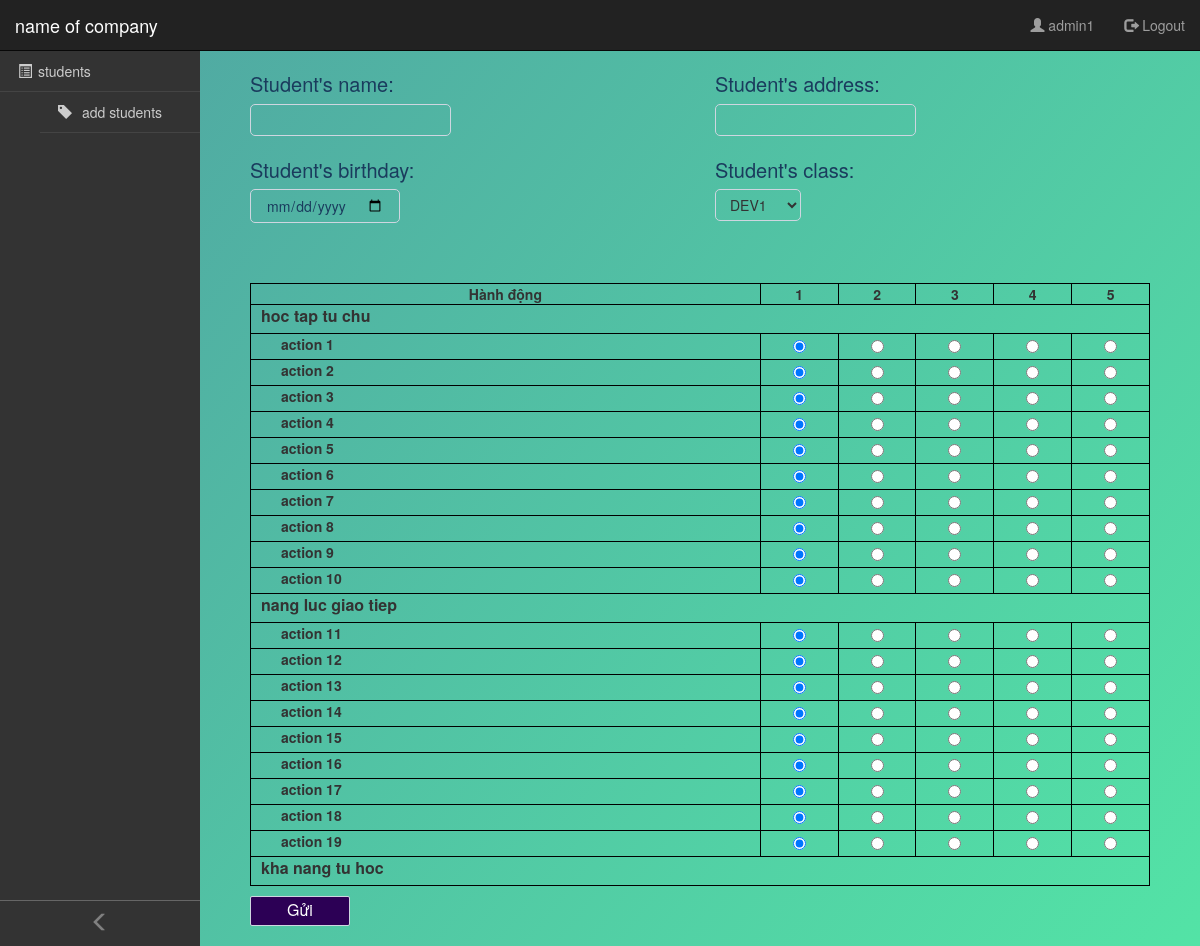
The page / (signed in) on the database its author committed.
### tables this page shows
CREATE TABLE `capacity`  (
  `capacity_id` int(11) UNSIGNED NOT NULL AUTO_INCREMENT,
  `capacity_value` varchar(255) NULL DEFAULT NULL,
  PRIMARY KEY USING BTREE (`capacity_id`)
);

CREATE TABLE `action`  (
  `action_id` int(11) NOT NULL,
  `capacity_id` int(11) NOT NULL,
  `action_value` varchar(255) NOT NULL DEFAULT '',
  PRIMARY KEY USING BTREE (`action_id`, `capacity_id`),
  INDEX `capacity_id` USING BTREE(`capacity_id`),
  INDEX `action_id` USING BTREE(`action_id`)
);

### controllers/students_controller.php (called while the page is built, shortened)
<?php
require_once('model/action.php');
require_once('model/capacity.php');
class StudentsController extends BaseController
{
    public function add()
    {
        $actionLogic = new ActionLogic();
        $studentLogic = new StudentLogic();
        $capacityLogic = new CapacityLogic();
        $classLogic = new ClassLogic();
        $actions = $actionLogic->getAllAction();
        $capacities = $capacityLogic->getAlCapacity();
        $studentLast = $studentLogic->getLastStudent();
        $classes = $classLogic->getAllClass();
        $data = array(
            "action" => $actions,
            "capacities" => $capacities,
            "student" => $studentLast,
            "classes" => $classes
        );
        $this->render('add', $data);
    }
}

### routes.php (called while the page is built, shortened)
<?php
$controllers = array( 'account' => ['login', 'logout']);
if(isset($_SESSION["username"])) {
    $account = unserialize(serialize($_SESSION["account"]));
    $role = json_decode($account->role, true);
    $controllers = $role;
    $controllers['account'] = ['login', 'logout'];
    if(isset($controllers['classes'])) {
        $controllers['students'][] = 'detail';
        $controllers['classes'][]= 'detail';
    } else {
        $controllers['students'][] = 'addConfirm';
    }
} else {
    $controllers = array( 'account' => ['login', 'logout']);
}
if (!array_key_exists($controller, $controllers) || !in_array($action, $controllers[$controller])) {
    $action = array_values($controllers)[0][0];
}
$controller = new $klass;
$controller->$action();

### index.php (called while the page is built, shortened)
<?php
require_once('routes.php');

### entities/class.php (called while the page is built, shortened)
<?php
    class ClassStudent {
    public function __construct($_class_id, $_class_name)
    {
        $this->class_id = $_class_id;
        $this->class_name = $_class_name;
    }
}

### model/base_model.php (called while the page is built, shortened)
<?php
    class BaseModel {
        private $instance = NULl;
        public function openConnection() {
            if (!isset($this->instance)) {
                try {
                  $this->instance = new PDO('mysql:host=localhost;dbname=inout', "root", "0000");
                  $this->instance->exec("SET NAMES 'utf8'");
                } catch (PDOException $ex) {
                  die($ex->getMessage());
                }
              }
              return $this->instance;
        }
    }

### model/class.php (called while the page is built, shortened)
<?php
    include_once('entities/class.php');
    include_once('model/base_model.php');
    class MClass extends BaseModel {
        public function all()
        {
            $list = array();
            $req = parent::openConnection()->query('SELECT * FROM class');
            while($item = $req->fetch()){
                $list[] = new ClassStudent($item['class_id'], $item['class_name']);
            }
            return $list;
        }
    }
?>

### logic/class_logic.php (called while the page is built, shortened)
<?php
require_once('model/class.php');
require_once('entities/class.php');
class ClassLogic
{
    public function getAllClass()
    {
        $listClasses = [];
        try {
            $mClass = new MClass();
            $listClasses = $mClass->all();
        } catch (PDOException $e) {
            throw $e;
        }
        return $listClasses;
    }
}

### entities/capacity.php (called while the page is built, shortened)
<?php
    class Capacity {
    public function __construct($_capacity_id, $_capacity_value)
    {
        $this->capacity_id = $_capacity_id;
        $this->capacity_value = $_capacity_value;
    }
}

### model/capacity.php (called while the page is built, shortened)
<?php
    include_once('entities/capacity.php');
    include_once('model/base_model.php');
    class MCapacity extends BaseModel {
        public function all()
        {
            $list = array();
            $req = parent::openConnection()->query('SELECT * FROM capacity');
            while($item = $req->fetch()){
                $list[] = new Capacity($item['capacity_id'], $item['capacity_value']);
            }
            return $list;
        }
    }
?>

### logic/capacity_logic.php (called while the page is built, shortened)
<?php
    require_once('model/capacity.php');
    class CapacityLogic {
        public function getAlCapacity() {
            $listCapacity = [];
            try {
                $mCapacity = new MCapacity();
                $listCapacity = $mCapacity->all();
            } catch(PDOException $ex) {
                throw $ex;
            }
            return $listCapacity;
        }
    }
?>

### entities/action.php (called while the page is built, shortened)
<?php
    class Action {
        public function __construct($_action_id, $_capacity_id, $_action_value)
        {
            $this->action_id = $_action_id;
            $this->capacity_id = $_capacity_id;
            $this->action_value = $_action_value;
        }
    }
?>

### model/action.php (called while the page is built, shortened)
<?php
    include_once('entities/action.php');
    include_once('model/base_model.php');
    class MAction extends BaseModel {
        public function all()
        {
            $list = array();
            $req = parent::openConnection()->query('SELECT * FROM action');
            while($item = $req->fetch()){
                $list[] = new Action($item['action_id'], $item['capacity_id'], $item['action_value']);
            }
            return $list;
        }
    }
?>

### logic/action_logic.php (called while the page is built, shortened)
<?php
    require_once('model/action.php');
    class ActionLogic {
        public function getAllAction() {
            $listAction = [];
            try {
                $mAction = new MAction();
                $listAction = $mAction->all();
            } catch(PDOException $ex) {
                throw $ex;
            }
            return $listAction;
        }
    }
?>

### views/students/add.php (the view)
<form action="./?controller=students&action=addConfirm" method="POST">
    <div class="row">
        <div class="col-sm-6">
            <label class="person-label" for="fname">Student's name:</label>
            <input class="person-input" type="text" id="fname" name="student_name" required autofocus><br><br>
            <label class="person-label" for="fname">Student's birthday:</label>
            <input class="person-input" type="date" id="fname" name="student_birthday" required><br><br>
            <input class="person-input disabled" type="hidden" id="fname" name="student_id" readonly value="<?= $data['student']->student_id + 1 ?>"><br><br>
        </div>
        <div class="col-sm-6">
            <label class="person-label" for="lname">Student's address:</label>
            <input class="person-input" type="text" id="lname" name="student_address" required><br><br>
            <label class="person-label" for="lname">Student's class:</label>
            <select name="student_class" onchange="changeGroup(value)">
                <?php
                foreach ($data['classes'] as $class) {
                    echo "<option value='$class->class_id'>" . $class->class_name . "</option>";
                }
                ?>
            </select>
        </div>
    </div>
    <table>
        <thead>
            <tr>
                <th class="th-class">Hành động</th>
                <th class="th-class">1</th>
                <th class="th-class">2</th>
                <th class="th-class">3</th>
                <th class="th-class">4</th>
                <th class="th-class">5</th>
            </tr>
        </thead>
        <tbody>
            <?php
            foreach ($data['capacities'] as $capacity) {
                echo '<tr>';
                echo '<td class="capacity" colspan="6"><label>' . $capacity->capacity_value . '</label></td>';
                echo '</tr>';
                foreach ($data['action'] as $action) {
                    if ($action->capacity_id == $capacity->capacity_id) {
                        echo '<tr>';
                        echo '<td><label class="action-value">' . $action->action_value . '</label></td>';
                        echo '<td class="radio-btn"><input type="radio" name="' . $action->action_id . '" value="1" checked required></td>
                            <td class="radio-btn"><input type="radio" name="' . $action->action_id . '" value="2" ></td>
                            <td class="radio-btn"><input type="radio" name="' . $action->action_id . '" value="3"></td>
                            <td class="radio-btn"><input type="radio" name="' . $action->action_id . '" value="4"></td>
                            <td class="radio-btn"><input type="radio" name="' . $action->action_id . '" value="5"></td>';
                        echo '</tr>';
                    }
                }
            }
            ?>
        </tbody>
    </table>
    <input class="btn-submit" name="submit-add" type="submit" value="Gửi" />
</form>

### assets/css/style.css (style rules this page uses)
body { margin: 0 auto; background: -webkit-linear-gradient(top left, #50a3a2 0%, #53e3a6 100%); }
table { width: 100%; border-collapse: collapse; }
table tr, table th, table td { border: 1px solid #000; }
table .capacity { font-weight: 600; font-size: 16px; }
.capacity label { margin-left: 10px; }
table td.radio-btn { text-align: center; vertical-align: middle; }
.btn-submit { width: 100px; height: 30px; background: #2c0055; border-radius: 2px; z-index: 3; color: #fff; font-size: 16px; margin-top: 10px; border: 1px solid #ced6e0; transition: all 1s ease-in-out; }
.person-label { font-size: 20px; margin-bottom: 5px; font-weight: 500; color: #1a3b5d; width: 100%; display: block; user-select: none; }
.person-input { border-radius: 5px; border: 1px solid #ced6e0; transition: all 0.3s ease-in-out; font-size: 14px; padding: 5px 15px; background: none; color: #1a3b5d; box-shadow: none; }
.th-class { text-align: center; }
select { height: 32px; margin-bottom: 20px !important; border-radius: 5px; border: 1px solid #ced6e0; transition: all 0.3s ease-in-out; padding-left: 10px; background: initial; }
.action-value { margin-left: 30px; }

### rows shown on the page
capacity: capacity_value "hoc tap tu chu"
action: action_value "action 1"
action: action_value "action 2"
action: action_value "action 3"
action: action_value "action 4"
action: action_value "action 5"
action: action_value "action 6"
action: action_value "action 7"
action: action_value "action 8"
action: action_value "action 9"
action: action_value "action 10"
capacity: capacity_value "nang luc giao tiep"
action: action_value "action 11"
action: action_value "action 12"
action: action_value "action 13"
action: action_value "action 14"
action: action_value "action 15"
action: action_value "action 16"
action: action_value "action 17"
action: action_value "action 18"
action: action_value "action 19"
capacity: capacity_value "kha nang tu hoc"

### other values the page prints
$_SESSION['username'] "admin1"
$key "students"
$item "add"
form field student_class "DEV1"
